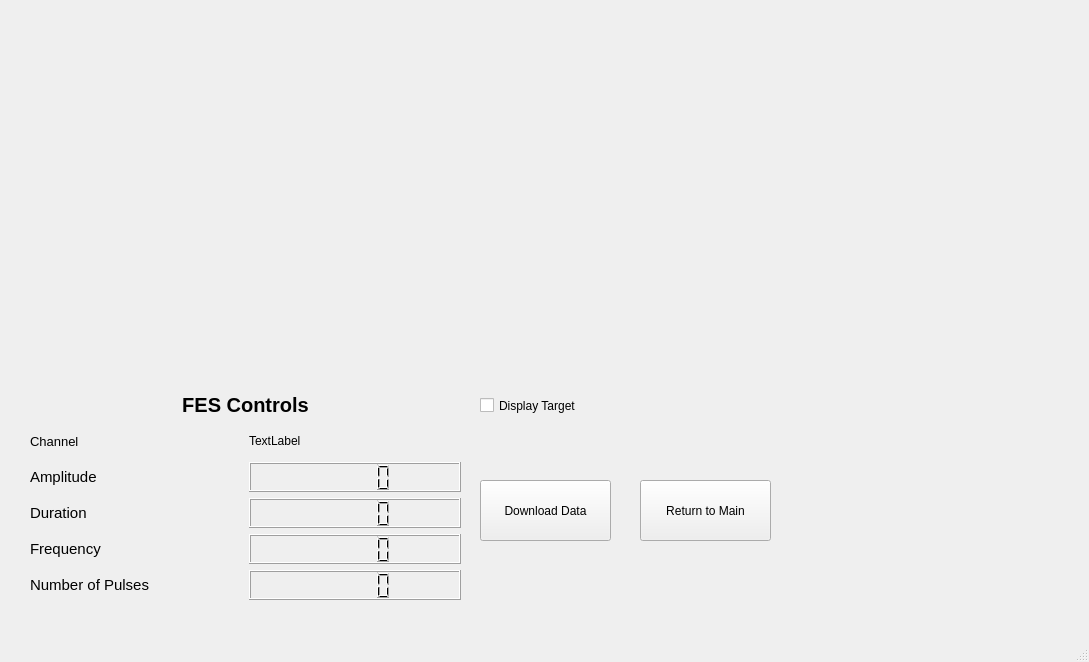
<?xml version="1.0" encoding="UTF-8"?>
<ui version="4.0">
 <class>MainWindow</class>
 <widget class="QMainWindow" name="MainWindow">
  <property name="geometry">
   <rect>
    <x>0</x>
    <y>0</y>
    <width>1089</width>
    <height>662</height>
   </rect>
  </property>
  <property name="windowTitle">
   <string>Central Drive Estimation</string>
  </property>
  <widget class="QWidget" name="centralwidget">
   <widget class="QWidget" name="gridLayoutWidget">
    <property name="geometry">
     <rect>
      <x>30</x>
      <y>390</y>
      <width>431</width>
      <height>210</height>
     </rect>
    </property>
    <layout class="QGridLayout" name="gridLayout">
     <item row="0" column="0" colspan="2">
      <widget class="QLabel" name="label_3">
       <property name="font">
        <font>
         <pointsize>15</pointsize>
         <weight>75</weight>
         <bold>true</bold>
        </font>
       </property>
       <property name="text">
        <string>FES Controls</string>
       </property>
       <property name="scaledContents">
        <bool>false</bool>
       </property>
       <property name="alignment">
        <set>Qt::AlignCenter</set>
       </property>
      </widget>
     </item>
     <item row="2" column="1">
      <widget class="QLCDNumber" name="committedAmp_lbl"/>
     </item>
     <item row="2" column="0">
      <widget class="QLabel" name="label">
       <property name="font">
        <font>
         <pointsize>11</pointsize>
        </font>
       </property>
       <property name="text">
        <string>Amplitude</string>
       </property>
      </widget>
     </item>
     <item row="5" column="0">
      <widget class="QLabel" name="label_5">
       <property name="font">
        <font>
         <pointsize>11</pointsize>
        </font>
       </property>
       <property name="text">
        <string>Number of Pulses</string>
       </property>
      </widget>
     </item>
     <item row="3" column="0">
      <widget class="QLabel" name="label_2">
       <property name="font">
        <font>
         <pointsize>11</pointsize>
         <italic>false</italic>
        </font>
       </property>
       <property name="text">
        <string>Duration</string>
       </property>
      </widget>
     </item>
     <item row="3" column="1">
      <widget class="QLCDNumber" name="committedDur_lbl"/>
     </item>
     <item row="4" column="0">
      <widget class="QLabel" name="label_4">
       <property name="font">
        <font>
         <pointsize>11</pointsize>
        </font>
       </property>
       <property name="text">
        <string>Frequency</string>
       </property>
      </widget>
     </item>
     <item row="1" column="1">
      <widget class="QLabel" name="channel_lbl">
       <property name="text">
        <string>TextLabel</string>
       </property>
      </widget>
     </item>
     <item row="4" column="1">
      <widget class="QLCDNumber" name="committedF_lbl"/>
     </item>
     <item row="5" column="1">
      <widget class="QLCDNumber" name="committedNp_lbl"/>
     </item>
     <item row="1" column="0">
      <widget class="QLabel" name="label_6">
       <property name="font">
        <font>
         <pointsize>10</pointsize>
        </font>
       </property>
       <property name="text">
        <string>Channel</string>
       </property>
      </widget>
     </item>
    </layout>
   </widget>
   <widget class="QWidget" name="verticalLayoutWidget">
    <property name="geometry">
     <rect>
      <x>30</x>
      <y>20</y>
      <width>1031</width>
      <height>361</height>
     </rect>
    </property>
    <layout class="QVBoxLayout" name="verticalLayout">
     <item>
      <widget class="QWidget" name="TorquePlot" native="true">
       <layout class="QHBoxLayout" name="horizontalLayout"/>
      </widget>
     </item>
    </layout>
   </widget>
   <widget class="QCheckBox" name="target_cb">
    <property name="geometry">
     <rect>
      <x>480</x>
      <y>390</y>
      <width>121</width>
      <height>31</height>
     </rect>
    </property>
    <property name="text">
     <string>Display Target</string>
    </property>
   </widget>
   <widget class="QPushButton" name="download_pb">
    <property name="geometry">
     <rect>
      <x>480</x>
      <y>480</y>
      <width>131</width>
      <height>61</height>
     </rect>
    </property>
    <property name="text">
     <string>Download Data</string>
    </property>
   </widget>
   <widget class="QPushButton" name="returnToMain_pb">
    <property name="geometry">
     <rect>
      <x>640</x>
      <y>480</y>
      <width>131</width>
      <height>61</height>
     </rect>
    </property>
    <property name="autoFillBackground">
     <bool>false</bool>
    </property>
    <property name="text">
     <string>Return to Main</string>
    </property>
   </widget>
  </widget>
  <widget class="QMenuBar" name="menubar">
   <property name="geometry">
    <rect>
     <x>0</x>
     <y>0</y>
     <width>1089</width>
     <height>26</height>
    </rect>
   </property>
  </widget>
  <widget class="QStatusBar" name="statusbar"/>
 </widget>
 <resources/>
 <connections/>
</ui>
